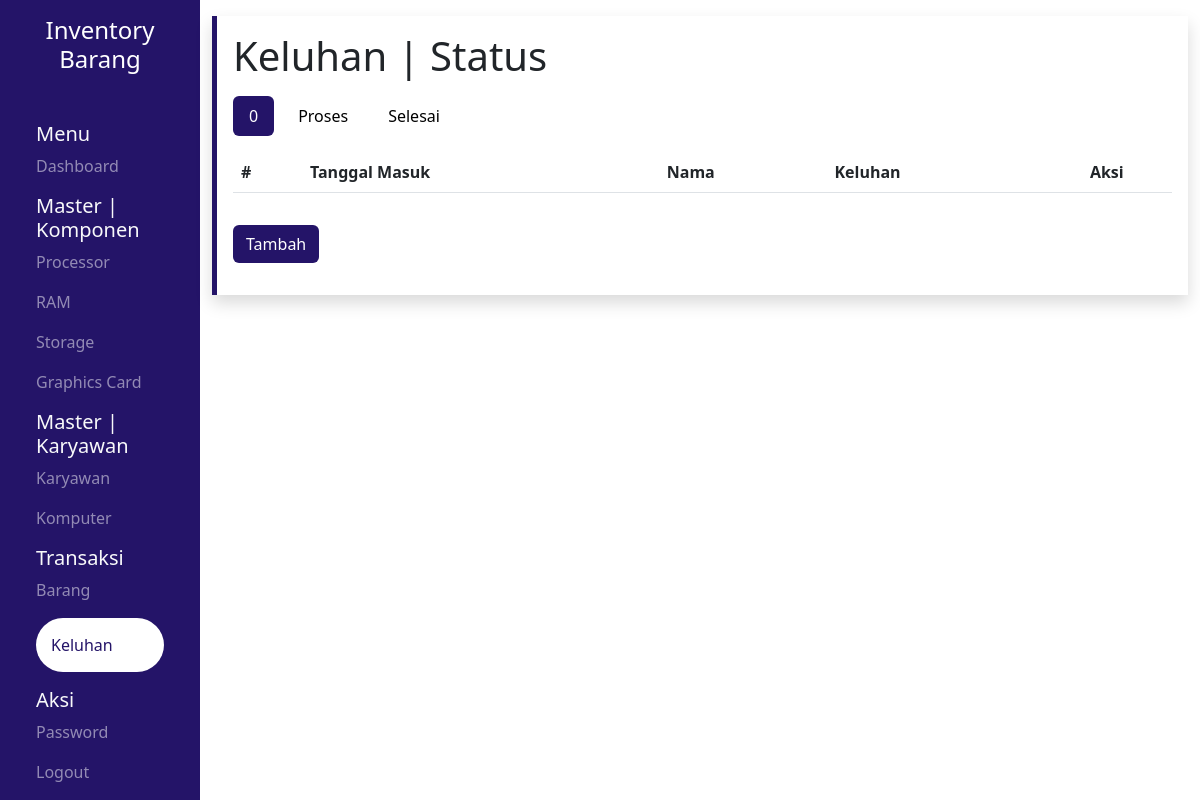
Page /pages/keluhan/index.php (signed in) on the earlier database version.
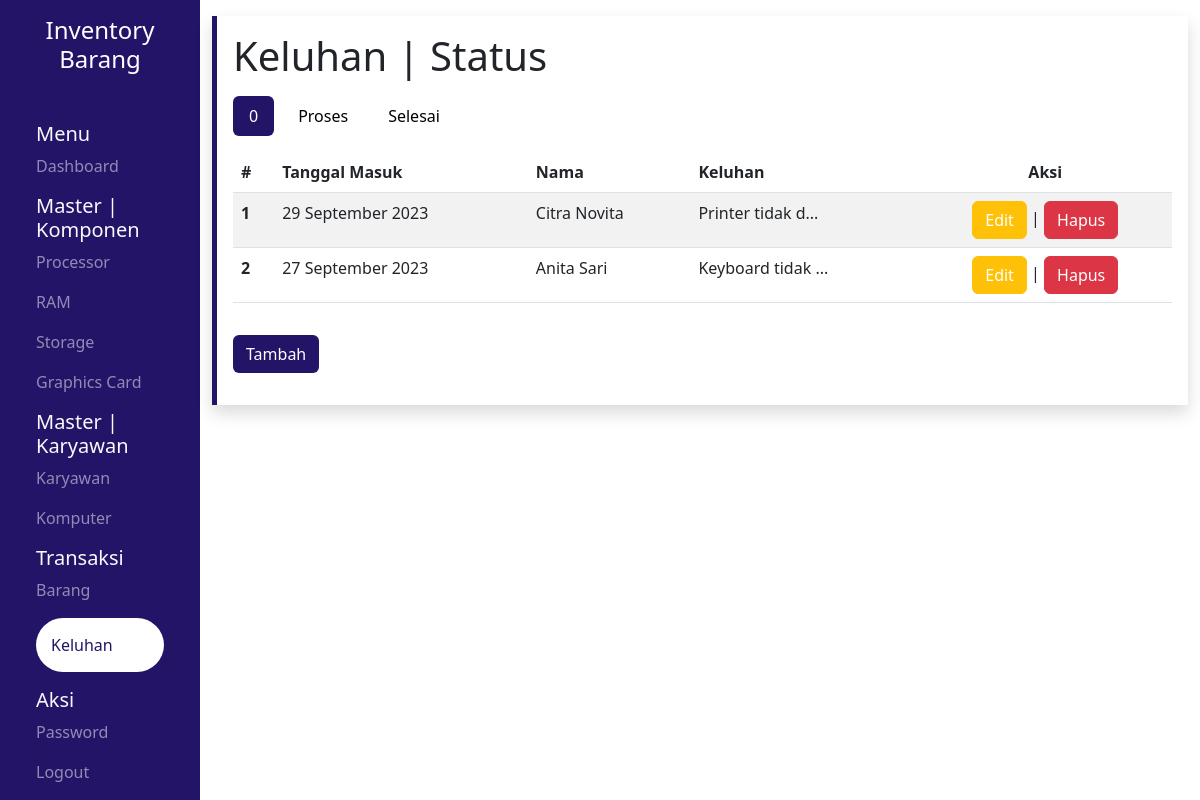
Same page on the later database version.
### tables this page shows
CREATE TABLE `keluhan` (
  `id` int(11) NOT NULL,
  `tanggal_masuk` datetime NOT NULL,
  `tanggal_proses` datetime DEFAULT NULL,
  `tanggal_selesai` datetime DEFAULT NULL,
  `id_users` int(11) DEFAULT NULL,
  `id_karyawan` int(11) NOT NULL,
  `keluhan` text NOT NULL,
  `solusi` text DEFAULT NULL,
  `biaya` int(11) NOT NULL,
  `status` enum('0','Proses','Selesai') NOT NULL
);

CREATE TABLE `karyawan` (
  `id` int(11) NOT NULL,
  `username` varchar(25) NOT NULL,
  `password` varchar(255) NOT NULL,
  `nama` varchar(25) NOT NULL,
  `nip` bigint(18) NOT NULL,
  `jk` enum('Laki - Laki','Perempuan') NOT NULL,
  `divisi` varchar(25) NOT NULL,
  `level` varchar(25) NOT NULL
);

### pages/keluhan/index.php (the view, shortened to what the changed rows need)
<?php
include "../src/config/connect.php";
$query_join = "SELECT
    k.id AS id,
    k.tanggal_masuk AS tanggal_masuk,
    k.tanggal_proses AS tanggal_proses,
    k.tanggal_selesai AS tanggal_selesai,
    karyawan.nama AS nama_karyawan,
    k.keluhan AS keluhan,
    k.status AS status
FROM keluhan k
JOIN karyawan ON k.id_karyawan = karyawan.id WHERE status = '0'
ORDER BY k.tanggal_masuk DESC";
$result_join = mysqli_query($conn, $query_join);
?>
<!DOCTYPE html>
<html lang="en">
<head>
    <link rel="stylesheet" href="../src/css/global.css">
    <?php include '../src/library/bootstrap.php' ?>
    <?php include '../src/library/datatables.php' ?>
    <?php include '../src/library/sweetalert.php' ?>
</head>
<body>
    <div class="container-fluid">
        <div class="row vh-100">
            <section class="col-md-10 content">
                <div class="wrapper shadow p-3 my-3 left">
                    <h1>Keluhan | Status</h1>
                    <nav class="my-3">
                        <div class="tab-content" id="pills-tabContent">
                            <div class="tab-pane show active" id="pills-home" role="tabpanel" aria-labelledby="pills-home-tab" tabindex="0">
                                <table id="myTable0" class="table table-striped display">
                                    <thead>
                                        <tr>
                                            <th scope="col">#</th>
                                            <th scope="col">Tanggal Masuk</th>
                                            <th scope="col">Nama</th>
                                            <th scope="col">Keluhan</th>
                                            <th scope="col" class="text-center">Aksi</th>
                                        </tr>
                                    </thead>
                                    <tbody>
                                        <?php $no = 1 ?>
                                        <?php while ($result = mysqli_fetch_array($result_join)) : ?>
                                            <tr>
                                                <th scope="row"><?= $no++ ?></th>
                                                <td><?= date('d F Y', strtotime($result["tanggal_masuk"])) ?></td>
                                                <td><?= $result["nama_karyawan"] ?></td>
                                                <td><?= strlen($result["keluhan"]) > 15 ? substr($result["keluhan"], 0, 15) . "..." : $result["keluhan"] ?></td>
                                                <td>
                                                    <div class="text-center">
                                                        <a href="update.php?id=<?= $result['id'] ?>" class="btn btn-warning">Edit</a> | <a href="delete.php?id=<?= $result['id'] ?>" id="btn-del" class="btn btn-danger">Hapus</a>
                                                    </div>
                                                </td>
                                            </tr>
                                        <?php endwhile; ?>
                                    </tbody>
                                </table>
                            </div>
                        </div>
                    </nav>
                </div>
            </section>
        </div>
    </div>
</body>
</html>

Differences in the rows shown:
added keluhan: tanggal_masuk "29 September 2023", id_karyawan.nama "Citra Novita", keluhan "Printer tidak d"
added keluhan: tanggal_masuk "27 September 2023", id_karyawan.nama "Anita Sari", keluhan "Keyboard tidak"
